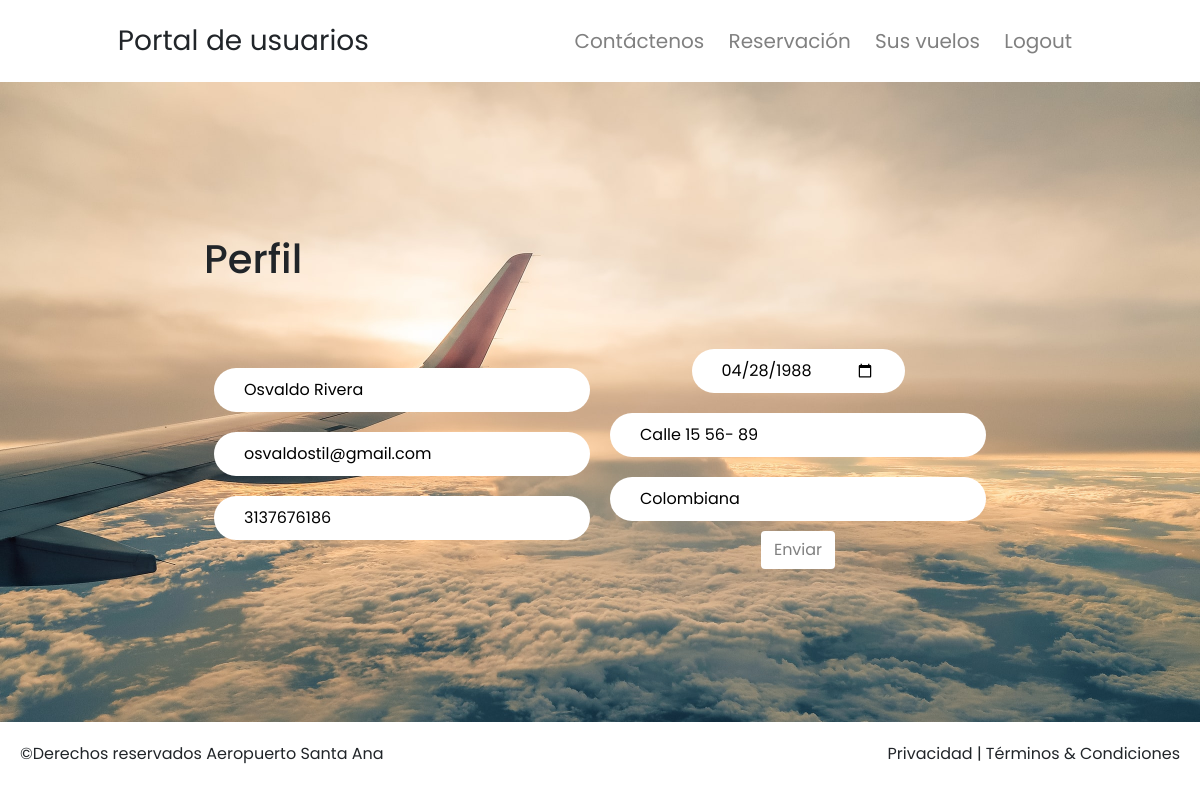
Screenshot of / (signed in) with the database file from the repository.
### website/models.py (models this page shows)
class User(db.Model, UserMixin):
    id = db.Column(db.Integer, primary_key=True)
    name = db.Column(db.String(100))
    email = db.Column(db.String(100))
    password = db.Column(db.String(100))
    role = db.Column(db.String(100))
    dob = db.Column(db.String(100))
    nationality = db.Column(db.String(100))
    contact_no = db.Column(db.String(100))
    address = db.Column(db.String(100))

### website/views.py (the view, shortened to what this page needs)
@views.route('/', methods=['GET', 'POST'])
def home():
    if current_user.is_authenticated:
        return render_template('dashboard.html', user=current_user)
    else:
        return render_template('home.html', user=None)

### website/__init__.py (called while the page is built)
def create_app():
    app = Flask(__name__)
    app.config['SECRET_KEY'] = 'flightsincoming'
    app.config['SQLALCHEMY_DATABASE_URI'] = f'sqlite:///{DB_NAME}'
    db.init_app(app)
    from .views import views
    from .auth import auth
    from .admin import admin
    app.register_blueprint(views, url_prefix='/')
    app.register_blueprint(admin, url_prefix='/admin')
    app.register_blueprint(auth, url_prefix='/')
    from .models import User
    create_database(app)
    login_manager = LoginManager()
    login_manager.login_view = 'auth.login'
    login_manager.init_app(app)
    @login_manager.user_loader
    def load_user(id):
        return User.query.get(int(id))
    return app

### website/templates/dashboard.html (shortened to what this page needs)
{% if yes == True %}
{% extends '/admin/base.html' %}
{% else %}
{% extends 'base.html' %}
{% endif %}
{% block body %}
<link rel="stylesheet" href="{{url_for('static', filename='intro.css')}}">
<link rel="stylesheet" href="{{url_for('static', filename='comments.css')}}">
<link rel="stylesheet" href="{{url_for('static', filename='features.css')}}">
<div class="joinus-banner">
    <div>
        <h1>Perfil</h1>
        <br><br>
        <form align='center' method="post">
            <div>
            <input type="text" name="name" value="{{user.name}}" placeholder="Nombre"><br>
            <input type="email" name="email" value="{{user.email}}"  placeholder="Correo electrónico" ><br>
            <input type="number" name="contact" value="{{user.contact_no}}"  placeholder="Número de contacto" >
        </div>
            <div>
            <input type="date" name="dob" value="{{user.dob}}"  placeholder="Fecha de nacimiento"><br>
            <input type="text" name="address" value="{{user.address}}" placeholder="Dirección"></input><br>
            <input type="text" name="nationality" value="{{user.nationality}}"  placeholder="Nationalidad"></input><br>
            <button class="btn" type="submit" style="color: gray; background-color: white;">Enviar</button>
        </div>
        </form>
    </div>
</div>
{% endblock %}

### website/static/nav.css (style rules this page uses)
* { padding: 0px; margin: 0px; box-sizing: border-box; }
body { font-family: 'Poppins', sans-serif; }

### website/static/intro.css (style rules this page uses)
.joinus-banner { padding: 40px 0px; height: 80vh; display: flex; align-items: center; justify-content: center; background-image: url("./aeroplane-bg.jpg"); background-repeat: no-repeat; background-size: cover; }
.btn { background-color: gray; color: white; outline: none; }

### website/static/comments.css (style rules this page uses)
form { display: flex; align-items: center; justify-content: center; }
form>div { display: block; }
input { padding: 10px 30px; outline: none; border: none; border-radius: 22px; background-color: white; margin: 10px; }

### website/templates/base.html (style rules this page uses)
* { margin: 0px; }

### website/templates/dashboard.html (style rules this page uses)
body { font-family: 'Poppins', sans-serif; }

### rows the page displays
User: name "Osvaldo Rivera", email "osvaldostil@gmail.com", contact "3137676186", dob "04/28/1988", address "Calle 15 56- 89", nationality "Colombiana"
